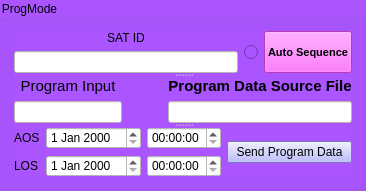
     <widget class="QGroupBox" name="PrgModeGroupBox">
      <property name="styleSheet">
       <string notr="true">background-color: rgb(170, 85, 255);</string>
      </property>
      <property name="title">
       <string>ProgMode</string>
      </property>
      <layout class="QVBoxLayout" name="verticalLayout_22">
       <item>
        <widget class="QSplitter" name="splitter_6">
         <property name="orientation">
          <enum>Qt::Vertical</enum>
         </property>
         <widget class="QWidget" name="layoutWidget">
          <layout class="QHBoxLayout" name="horizontalLayout_18">
           <item>
            <layout class="QVBoxLayout" name="verticalLayout_17">
             <item>
              <widget class="QLabel" name="label">
               <property name="text">
                <string>SAT ID</string>
               </property>
               <property name="alignment">
                <set>Qt::AlignCenter</set>
               </property>
              </widget>
             </item>
             <item>
              <widget class="QLineEdit" name="lineEdit">
               <property name="styleSheet">
                <string notr="true">background-color: rgb(255, 255, 255);</string>
               </property>
              </widget>
             </item>
            </layout>
           </item>
           <item>
            <layout class="QHBoxLayout" name="horizontalLayout_17">
             <item>
              <widget class="QRadioButton" name="radioButton">
               <property name="sizePolicy">
                <sizepolicy hsizetype="Fixed" vsizetype="Expanding">
                 <horstretch>0</horstretch>
                 <verstretch>0</verstretch>
                </sizepolicy>
               </property>
               <property name="layoutDirection">
                <enum>Qt::LeftToRight</enum>
               </property>
               <property name="text">
                <string/>
               </property>
              </widget>
             </item>
             <item>
              <widget class="QPushButton" name="AutoSequence">
               <property name="sizePolicy">
                <sizepolicy hsizetype="Minimum" vsizetype="Expanding">
                 <horstretch>0</horstretch>
                 <verstretch>0</verstretch>
                </sizepolicy>
               </property>
               <property name="font">
                <font>
                 <pointsize>8</pointsize>
                 <weight>75</weight>
                 <bold>true</bold>
                </font>
               </property>
               <property name="styleSheet">
                <string notr="true">background-color: rgb(255, 85, 255);</string>
               </property>
               <property name="text">
                <string>Auto Sequence</string>
               </property>
              </widget>
             </item>
            </layout>
           </item>
          </layout>
         </widget>
         <widget class="QWidget" name="layoutWidget">
          <layout class="QHBoxLayout" name="horizontalLayout_19">
           <item>
            <layout class="QVBoxLayout" name="verticalLayout_18">
             <item>
              <widget class="QLabel" name="label_2">
               <property name="font">
                <font>
                 <pointsize>11</pointsize>
                </font>
               </property>
               <property name="text">
                <string>Program Input</string>
               </property>
               <property name="alignment">
                <set>Qt::AlignCenter</set>
               </property>
              </widget>
             </item>
             <item>
              <widget class="QLineEdit" name="lineEdit_2">
               <property name="styleSheet">
                <string notr="true">background-color: rgb(255, 255, 255);</string>
               </property>
              </widget>
             </item>
            </layout>
           </item>
           <item>
            <spacer name="horizontalSpacer_16">
             <property name="orientation">
              <enum>Qt::Horizontal</enum>
             </property>
             <property name="sizeHint" stdset="0">
              <size>
               <width>40</width>
               <height>20</height>
              </size>
             </property>
            </spacer>
           </item>
           <item>
            <layout class="QVBoxLayout" name="verticalLayout_19">
             <item>
              <widget class="QLabel" name="label_3">
               <property name="font">
                <font>
                 <pointsize>11</pointsize>
                 <weight>75</weight>
                 <bold>true</bold>
                </font>
               </property>
               <property name="midLineWidth">
                <number>6</number>
               </property>
               <property name="text">
                <string>Program Data Source File</string>
               </property>
               <property name="textFormat">
                <enum>Qt::PlainText</enum>
               </property>
               <property name="alignment">
                <set>Qt::AlignCenter</set>
               </property>
              </widget>
             </item>
             <item>
              <widget class="QLineEdit" name="lineEdit_3">
               <property name="styleSheet">
                <string notr="true">background-color: rgb(255, 255, 255);</string>
               </property>
              </widget>
             </item>
            </layout>
           </item>
          </layout>
         </widget>
         <widget class="QWidget" name="layoutWidget">
          <layout class="QHBoxLayout" name="horizontalLayout_22">
           <item>
            <layout class="QVBoxLayout" name="verticalLayout_20">
             <item>
              <layout class="QHBoxLayout" name="horizontalLayout_20">
               <item>
                <widget class="QLabel" name="label_4">
                 <property name="text">
                  <string>AOS</string>
                 </property>
                </widget>
               </item>
               <item>
                <widget class="QDateEdit" name="dateEdit">
                 <property name="styleSheet">
                  <string notr="true">background-color: rgb(255, 255, 255);</string>
                 </property>
                </widget>
               </item>
               <item>
                <widget class="QTimeEdit" name="timeEdit">
                 <property name="styleSheet">
                  <string notr="true">background-color: rgb(255, 255, 255);</string>
                 </property>
                </widget>
               </item>
              </layout>
             </item>
             <item>
              <layout class="QHBoxLayout" name="horizontalLayout_21">
               <item>
                <widget class="QLabel" name="label_5">
                 <property name="text">
                  <string>LOS</string>
                 </property>
                </widget>
               </item>
               <item>
                <widget class="QDateEdit" name="dateEdit_2">
                 <property name="styleSheet">
                  <string notr="true">background-color: rgb(255, 255, 255);</string>
                 </property>
                </widget>
               </item>
               <item>
                <widget class="QTimeEdit" name="timeEdit_2">
                 <property name="styleSheet">
                  <string notr="true">background-color: rgb(255, 255, 255);</string>
                 </property>
                </widget>
               </item>
              </layout>
             </item>
            </layout>
           </item>
           <item>
            <layout class="QVBoxLayout" name="verticalLayout_21">
             <item>
              <spacer name="verticalSpacer">
               <property name="orientation">
                <enum>Qt::Vertical</enum>
               </property>
               <property name="sizeHint" stdset="0">
                <size>
                 <width>20</width>
                 <height>18</height>
                </size>
               </property>
              </spacer>
             </item>
             <item>
              <widget class="QPushButton" name="pushButton">
               <property name="styleSheet">
                <string notr="true">background-color: rgb(170, 170, 255);</string>
               </property>
               <property name="text">
                <string>Send Program Data</string>
               </property>
              </widget>
             </item>
             <item>
              <spacer name="verticalSpacer_2">
               <property name="orientation">
                <enum>Qt::Vertical</enum>
               </property>
               <property name="sizeHint" stdset="0">
                <size>
                 <width>20</width>
                 <height>18</height>
                </size>
               </property>
              </spacer>
             </item>
            </layout>
           </item>
          </layout>
         </widget>
        </widget>
       </item>
      </layout>
     </widget>
